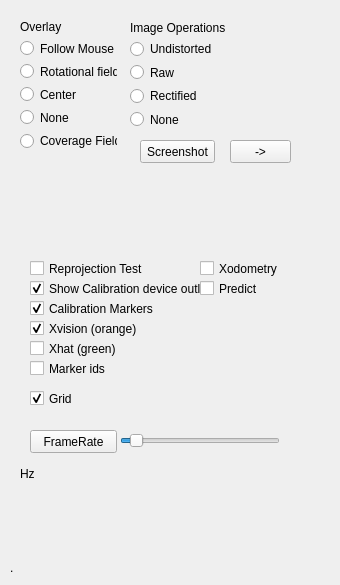
                <widget class="QWidget" name="tab_5">
                    <attribute name="title">
                        <string>Visualization</string>
                    </attribute>
                    <widget class="QWidget" name="layoutWidget">
                        <property name="geometry">
                            <rect>
                                <x>20</x>
                                <y>20</y>
                                <width>97</width>
                                <height>130</height>
                            </rect>
                        </property>
                        <layout class="QVBoxLayout" name="verticalLayout">
                            <item>
                                <widget class="QLabel" name="labelOverlay">
                                    <property name="text">
                                        <string>Overlay</string>
                                    </property>
                                </widget>
                            </item>
                            <item>
                                <widget class="QRadioButton" name="rbOverlayMouse">
                                    <property name="text">
                                        <string>Follow Mouse</string>
                                    </property>
                                </widget>
                            </item>
                            <item>
                                <widget class="QRadioButton" name="rbOverlayRotational">
                                    <property name="text">
                                        <string>Rotational field</string>
                                    </property>
                                </widget>
                            </item>
                            <item>
                                <widget class="QRadioButton" name="rbOverlayCenter">
                                    <property name="text">
                                        <string>Center</string>
                                    </property>
                                </widget>
                            </item>
                            <item>
                                <widget class="QRadioButton" name="rbOverlayNone">
                                    <property name="text">
                                        <string>None</string>
                                    </property>
                                </widget>
                            </item>
                            <item>
                                <widget class="QRadioButton" name="rvOverlayCoverage">
                                    <property name="text">
                                        <string>Coverage Field</string>
                                    </property>
                                </widget>
                            </item>
                        </layout>
                    </widget>
                    <widget class="QCheckBox" name="chkReprojectionTest">
                        <property name="geometry">
                            <rect>
                                <x>30</x>
                                <y>260</y>
                                <width>181</width>
                                <height>17</height>
                            </rect>
                        </property>
                        <property name="text">
                            <string>Reprojection Test</string>
                        </property>
                        <property name="checked">
                            <bool>false</bool>
                        </property>
                    </widget>
                    <widget class="QCheckBox" name="chkCalstick">
                        <property name="geometry">
                            <rect>
                                <x>30</x>
                                <y>280</y>
                                <width>181</width>
                                <height>17</height>
                            </rect>
                        </property>
                        <property name="text">
                            <string>Show Calibration device outline</string>
                        </property>
                        <property name="checked">
                            <bool>true</bool>
                        </property>
                    </widget>
                    <widget class="QCheckBox" name="chkGrid">
                        <property name="geometry">
                            <rect>
                                <x>30</x>
                                <y>390</y>
                                <width>131</width>
                                <height>17</height>
                            </rect>
                        </property>
                        <property name="text">
                            <string>Grid</string>
                        </property>
                        <property name="checked">
                            <bool>true</bool>
                        </property>
                    </widget>
                    <widget class="QCheckBox" name="chkCalMarkers">
                        <property name="geometry">
                            <rect>
                                <x>30</x>
                                <y>300</y>
                                <width>131</width>
                                <height>17</height>
                            </rect>
                        </property>
                        <property name="text">
                            <string>Calibration Markers</string>
                        </property>
                        <property name="checked">
                            <bool>true</bool>
                        </property>
                    </widget>
                    <widget class="QCheckBox" name="chkXvision">
                        <property name="geometry">
                            <rect>
                                <x>30</x>
                                <y>320</y>
                                <width>131</width>
                                <height>17</height>
                            </rect>
                        </property>
                        <property name="text">
                            <string>Xvision (orange)</string>
                        </property>
                        <property name="checked">
                            <bool>true</bool>
                        </property>
                    </widget>
                    <widget class="QPushButton" name="btnFrameRate">
                        <property name="geometry">
                            <rect>
                                <x>30</x>
                                <y>430</y>
                                <width>87</width>
                                <height>23</height>
                            </rect>
                        </property>
                        <property name="text">
                            <string>FrameRate</string>
                        </property>
                    </widget>
                    <widget class="QSlider" name="slideScreen">
                        <property name="geometry">
                            <rect>
                                <x>120</x>
                                <y>430</y>
                                <width>160</width>
                                <height>22</height>
                            </rect>
                        </property>
                        <property name="sliderPosition">
                            <number>6</number>
                        </property>
                        <property name="orientation">
                            <enum>Qt::Horizontal</enum>
                        </property>
                    </widget>
                    <widget class="QLabel" name="lbFrameRate">
                        <property name="geometry">
                            <rect>
                                <x>20</x>
                                <y>460</y>
                                <width>271</width>
                                <height>28</height>
                            </rect>
                        </property>
                        <property name="text">
                            <string>Hz</string>
                        </property>
                    </widget>
                    <widget class="QWidget" name="verticalLayoutWidget_2">
                        <property name="geometry">
                            <rect>
                                <x>130</x>
                                <y>40</y>
                                <width>160</width>
                                <height>88</height>
                            </rect>
                        </property>
                        <layout class="QVBoxLayout" name="verticalLayout_5">
                            <item>
                                <widget class="QRadioButton" name="rbDestUndistorted">
                                    <property name="text">
                                        <string>Undistorted</string>
                                    </property>
                                </widget>
                            </item>
                            <item>
                                <widget class="QRadioButton" name="rbDestRaw">
                                    <property name="text">
                                        <string>Raw</string>
                                    </property>
                                </widget>
                            </item>
                            <item>
                                <widget class="QRadioButton" name="rbDestRectified">
                                    <property name="text">
                                        <string>Rectified</string>
                                    </property>
                                </widget>
                            </item>
                            <item>
                                <widget class="QRadioButton" name="rbDestNone">
                                    <property name="text">
                                        <string>None</string>
                                    </property>
                                </widget>
                            </item>
                        </layout>
                    </widget>
                    <widget class="QLabel" name="labelDestination">
                        <property name="geometry">
                            <rect>
                                <x>130</x>
                                <y>20</y>
                                <width>111</width>
                                <height>16</height>
                            </rect>
                        </property>
                        <property name="text">
                            <string>Image Operations</string>
                        </property>
                    </widget>
                    <widget class="QPushButton" name="btnScreenShot">
                        <property name="geometry">
                            <rect>
                                <x>140</x>
                                <y>140</y>
                                <width>75</width>
                                <height>23</height>
                            </rect>
                        </property>
                        <property name="text">
                            <string>Screenshot</string>
                        </property>
                    </widget>
                    <widget class="QLabel" name="lbViz">
                        <property name="geometry">
                            <rect>
                                <x>10</x>
                                <y>560</y>
                                <width>301</width>
                                <height>16</height>
                            </rect>
                        </property>
                        <property name="text">
                            <string>.</string>
                        </property>
                    </widget>
                    <widget class="QPushButton" name="btnFolder">
                        <property name="geometry">
                            <rect>
                                <x>230</x>
                                <y>140</y>
                                <width>61</width>
                                <height>23</height>
                            </rect>
                        </property>
                        <property name="text">
                            <string>-&gt;</string>
                        </property>
                        <property name="autoDefault">
                            <bool>false</bool>
                        </property>
                    </widget>
                    <widget class="QCheckBox" name="chkXhat">
                        <property name="geometry">
                            <rect>
                                <x>30</x>
                                <y>340</y>
                                <width>131</width>
                                <height>17</height>
                            </rect>
                        </property>
                        <property name="text">
                            <string>Xhat (green)</string>
                        </property>
                    </widget>
                    <widget class="QCheckBox" name="chkMarkerIds">
                        <property name="geometry">
                            <rect>
                                <x>30</x>
                                <y>360</y>
                                <width>131</width>
                                <height>17</height>
                            </rect>
                        </property>
                        <property name="text">
                            <string>Marker ids</string>
                        </property>
                    </widget>
                    <widget class="QCheckBox" name="chkXodometry">
                        <property name="geometry">
                            <rect>
                                <x>200</x>
                                <y>260</y>
                                <width>131</width>
                                <height>17</height>
                            </rect>
                        </property>
                        <property name="text">
                            <string>Xodometry</string>
                        </property>
                    </widget>
                    <widget class="QCheckBox" name="chkXpredict">
                        <property name="geometry">
                            <rect>
                                <x>200</x>
                                <y>280</y>
                                <width>131</width>
                                <height>17</height>
                            </rect>
                        </property>
                        <property name="text">
                            <string>Predict</string>
                        </property>
                    </widget>
                </widget>
